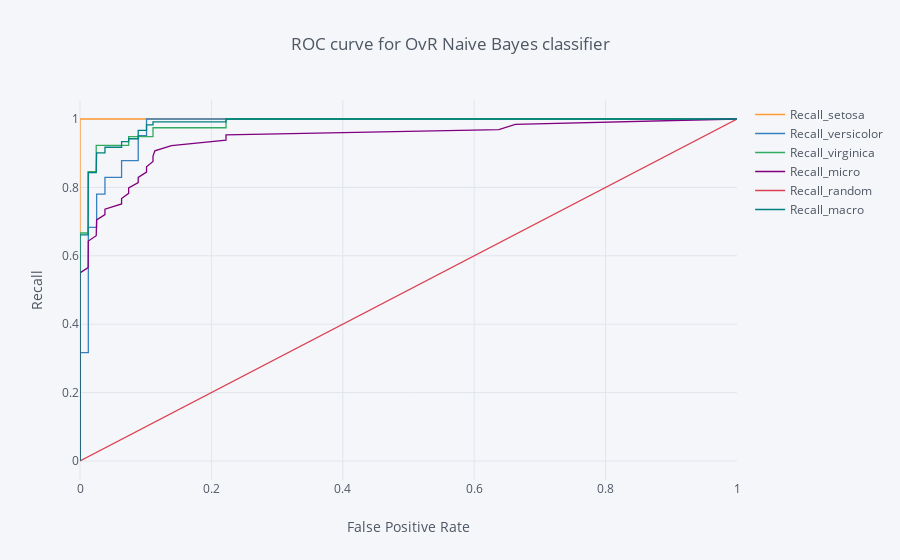

Notebook cell for this chart:
### Code cell
ind_series = pd.Series(np.sort(np.unique(np.concatenate((fpr_0,fpr_1,fpr_2)))), name='False Positive Rate')
roc_c = pd.merge(ind_series, pd.DataFrame(np.array([fpr_0,tpr_0]).T).rename(columns={0:'False Positive Rate',1:'Recall_setosa'}), how='left')
roc_c = pd.merge(roc_c, pd.DataFrame(np.array([fpr_1,tpr_1]).T).rename(columns={0:'False Positive Rate',1:'Recall_versicolor'}), how='left')
roc_c = pd.merge(roc_c, pd.DataFrame(np.array([fpr_2,tpr_2]).T).rename(columns={0:'False Positive Rate',1:'Recall_virginica'}), how='left')
roc_c = pd.merge(roc_c, pd.DataFrame(np.array([fpr_micro,tpr_micro]).T).rename(columns={0:'False Positive Rate',1:'Recall_micro'}), how='left', left_on='False Positive Rate', right_on='False Positive Rate')
roc_c.set_index('False Positive Rate',inplace=True)
roc_c['Recall_random'] = roc_c.index#np.array([0.0]+[np.nan]*(roc_c.shape[0]-2)+[1.0])
for col in roc_c.columns:
    roc_c[col] = roc_c[col].interpolate()
roc_c['Recall_macro'] = (roc_c['Recall_setosa']+roc_c['Recall_virginica']+roc_c['Recall_versicolor'])/3.0
roc_c.iplot(yTitle='Recall',xTitle='False Positive Rate',title='ROC curve for OvR Naive Bayes classifier')
